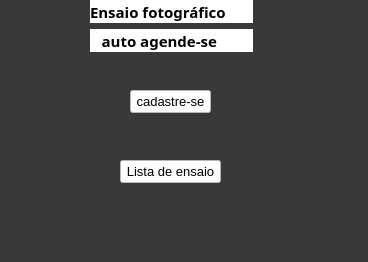
<?xml version="1.0" encoding="UTF-8"?>
<ui version="4.0">
 <class>MainWindow</class>
 <widget class="QMainWindow" name="MainWindow">
  <property name="geometry">
   <rect>
    <x>0</x>
    <y>0</y>
    <width>368</width>
    <height>262</height>
   </rect>
  </property>
  <property name="windowTitle">
   <string>MainWindow</string>
  </property>
  <property name="styleSheet">
   <string notr="true">background-color: rgb(57, 57, 57);</string>
  </property>
  <widget class="QWidget" name="centralwidget">
   <widget class="QPushButton" name="pushButton">
    <property name="geometry">
     <rect>
      <x>130</x>
      <y>90</y>
      <width>81</width>
      <height>23</height>
     </rect>
    </property>
    <property name="font">
     <font>
      <pointsize>10</pointsize>
     </font>
    </property>
    <property name="styleSheet">
     <string notr="true">background-color: rgb(255, 255, 255);</string>
    </property>
    <property name="text">
     <string>cadastre-se</string>
    </property>
   </widget>
   <widget class="QPushButton" name="pushButton_2">
    <property name="geometry">
     <rect>
      <x>120</x>
      <y>160</y>
      <width>101</width>
      <height>23</height>
     </rect>
    </property>
    <property name="font">
     <font>
      <pointsize>10</pointsize>
     </font>
    </property>
    <property name="styleSheet">
     <string notr="true">background-color: rgb(255, 255, 255);</string>
    </property>
    <property name="text">
     <string>Lista de ensaio</string>
    </property>
   </widget>
   <widget class="QWidget" name="">
    <property name="geometry">
     <rect>
      <x>90</x>
      <y>0</y>
      <width>163</width>
      <height>52</height>
     </rect>
    </property>
    <layout class="QVBoxLayout" name="verticalLayout">
     <item>
      <widget class="QLabel" name="label">
       <property name="font">
        <font>
         <family>Arial Black</family>
         <pointsize>11</pointsize>
         <weight>75</weight>
         <bold>true</bold>
        </font>
       </property>
       <property name="styleSheet">
        <string notr="true">background-color: rgb(255, 255, 255);</string>
       </property>
       <property name="text">
        <string>Ensaio fotográfico </string>
       </property>
      </widget>
     </item>
     <item>
      <widget class="QLabel" name="label_2">
       <property name="font">
        <font>
         <family>Arial Black</family>
         <pointsize>11</pointsize>
         <weight>75</weight>
         <bold>true</bold>
        </font>
       </property>
       <property name="styleSheet">
        <string notr="true">background-color: rgb(255, 255, 255);</string>
       </property>
       <property name="text">
        <string>   auto agende-se</string>
       </property>
      </widget>
     </item>
    </layout>
   </widget>
  </widget>
  <widget class="QMenuBar" name="menubar">
   <property name="geometry">
    <rect>
     <x>0</x>
     <y>0</y>
     <width>368</width>
     <height>21</height>
    </rect>
   </property>
  </widget>
  <widget class="QStatusBar" name="statusbar"/>
 </widget>
 <resources/>
 <connections/>
</ui>
